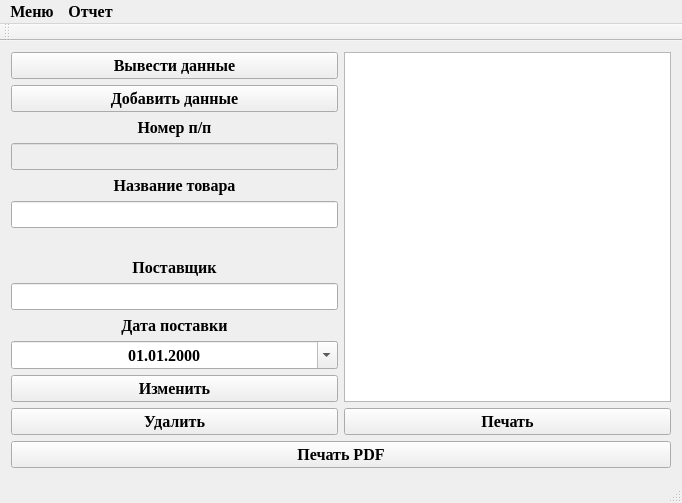
<?xml version="1.0" encoding="UTF-8"?>
<ui version="4.0">
 <class>MainWindow</class>
 <widget class="QMainWindow" name="MainWindow">
  <property name="geometry">
   <rect>
    <x>0</x>
    <y>0</y>
    <width>682</width>
    <height>498</height>
   </rect>
  </property>
  <property name="font">
   <font>
    <family>Times New Roman</family>
    <pointsize>12</pointsize>
    <weight>75</weight>
    <bold>true</bold>
   </font>
  </property>
  <property name="windowTitle">
   <string>MainWindow</string>
  </property>
  <widget class="QWidget" name="centralWidget">
   <layout class="QGridLayout" name="gridLayout">
    <item row="1" column="0">
     <widget class="QPushButton" name="pushButton_printToPDF">
      <property name="text">
       <string>Печать PDF</string>
      </property>
     </widget>
    </item>
    <item row="0" column="0">
     <layout class="QHBoxLayout" name="horizontalLayout">
      <item>
       <layout class="QVBoxLayout" name="verticalLayout_2">
        <item>
         <widget class="QPushButton" name="pushButton_showData">
          <property name="text">
           <string>Вывести данные</string>
          </property>
         </widget>
        </item>
        <item>
         <widget class="QPushButton" name="pushButton_addDataWinOpen">
          <property name="text">
           <string>Добавить данные</string>
          </property>
         </widget>
        </item>
        <item>
         <widget class="QLabel" name="label">
          <property name="font">
           <font>
            <weight>75</weight>
            <bold>true</bold>
           </font>
          </property>
          <property name="text">
           <string>Номер п/п</string>
          </property>
          <property name="alignment">
           <set>Qt::AlignCenter</set>
          </property>
         </widget>
        </item>
        <item>
         <widget class="QLineEdit" name="lineEdit_posNumber">
          <property name="enabled">
           <bool>false</bool>
          </property>
          <property name="font">
           <font>
            <weight>75</weight>
            <bold>true</bold>
           </font>
          </property>
         </widget>
        </item>
        <item>
         <widget class="QLabel" name="label_2">
          <property name="font">
           <font>
            <weight>75</weight>
            <bold>true</bold>
           </font>
          </property>
          <property name="text">
           <string>Название товара</string>
          </property>
          <property name="alignment">
           <set>Qt::AlignCenter</set>
          </property>
         </widget>
        </item>
        <item>
         <widget class="QLineEdit" name="lineEdit_productName">
          <property name="font">
           <font>
            <weight>75</weight>
            <bold>true</bold>
           </font>
          </property>
         </widget>
        </item>
        <item>
         <widget class="QLabel" name="PictureShow">
          <property name="text">
           <string/>
          </property>
         </widget>
        </item>
        <item>
         <widget class="QLabel" name="label_3">
          <property name="font">
           <font>
            <weight>75</weight>
            <bold>true</bold>
           </font>
          </property>
          <property name="text">
           <string>Поставщик</string>
          </property>
          <property name="alignment">
           <set>Qt::AlignCenter</set>
          </property>
         </widget>
        </item>
        <item>
         <widget class="QLineEdit" name="lineEdit_supplier">
          <property name="font">
           <font>
            <weight>75</weight>
            <bold>true</bold>
           </font>
          </property>
         </widget>
        </item>
        <item>
         <widget class="QLabel" name="label_4">
          <property name="text">
           <string>Дата поставки</string>
          </property>
          <property name="alignment">
           <set>Qt::AlignCenter</set>
          </property>
         </widget>
        </item>
        <item>
         <widget class="QDateEdit" name="dateEdit">
          <property name="alignment">
           <set>Qt::AlignCenter</set>
          </property>
          <property name="displayFormat">
           <string>dd.MM.yyyy</string>
          </property>
          <property name="calendarPopup">
           <bool>true</bool>
          </property>
         </widget>
        </item>
        <item>
         <widget class="QPushButton" name="pushButton_changeData">
          <property name="font">
           <font>
            <weight>75</weight>
            <bold>true</bold>
           </font>
          </property>
          <property name="text">
           <string>Изменить</string>
          </property>
         </widget>
        </item>
        <item>
         <widget class="QPushButton" name="pushButton_deleteData">
          <property name="font">
           <font>
            <weight>75</weight>
            <bold>true</bold>
           </font>
          </property>
          <property name="text">
           <string>Удалить</string>
          </property>
         </widget>
        </item>
       </layout>
      </item>
      <item>
       <layout class="QVBoxLayout" name="verticalLayout">
        <item>
         <widget class="QTableView" name="tableView"/>
        </item>
        <item>
         <widget class="QPushButton" name="pushButton_printReport">
          <property name="text">
           <string>Печать</string>
          </property>
         </widget>
        </item>
       </layout>
      </item>
     </layout>
    </item>
   </layout>
  </widget>
  <widget class="QMenuBar" name="menuBar">
   <property name="geometry">
    <rect>
     <x>0</x>
     <y>0</y>
     <width>682</width>
     <height>21</height>
    </rect>
   </property>
   <widget class="QMenu" name="menu">
    <property name="title">
     <string>Меню</string>
    </property>
    <addaction name="action"/>
   </widget>
   <widget class="QMenu" name="menu_2">
    <property name="title">
     <string>Отчет</string>
    </property>
    <addaction name="action_2"/>
   </widget>
   <addaction name="menu"/>
   <addaction name="menu_2"/>
  </widget>
  <widget class="QToolBar" name="mainToolBar">
   <attribute name="toolBarArea">
    <enum>TopToolBarArea</enum>
   </attribute>
   <attribute name="toolBarBreak">
    <bool>false</bool>
   </attribute>
  </widget>
  <widget class="QStatusBar" name="statusBar"/>
  <action name="action">
   <property name="text">
    <string>Соединение с БД</string>
   </property>
  </action>
  <action name="action_2">
   <property name="text">
    <string>Графический отчет</string>
   </property>
  </action>
 </widget>
 <layoutdefault spacing="6" margin="11"/>
 <resources/>
 <connections/>
</ui>
